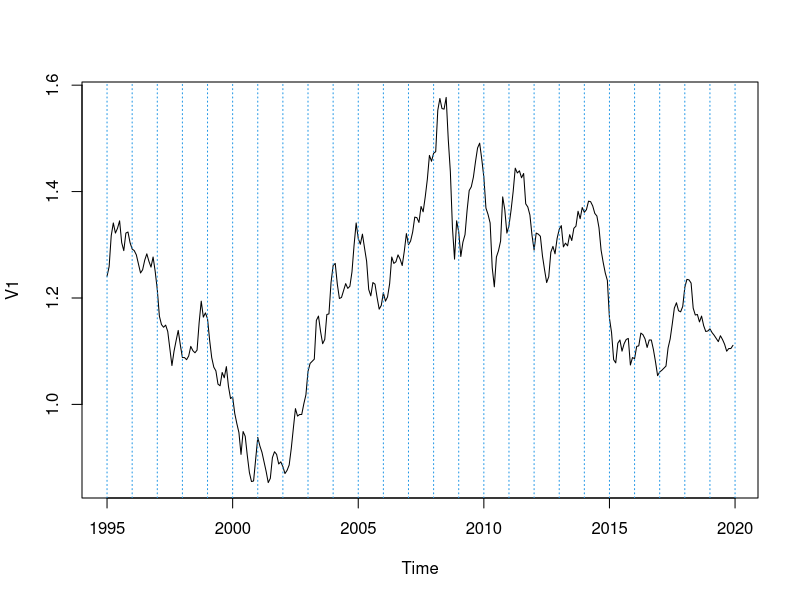
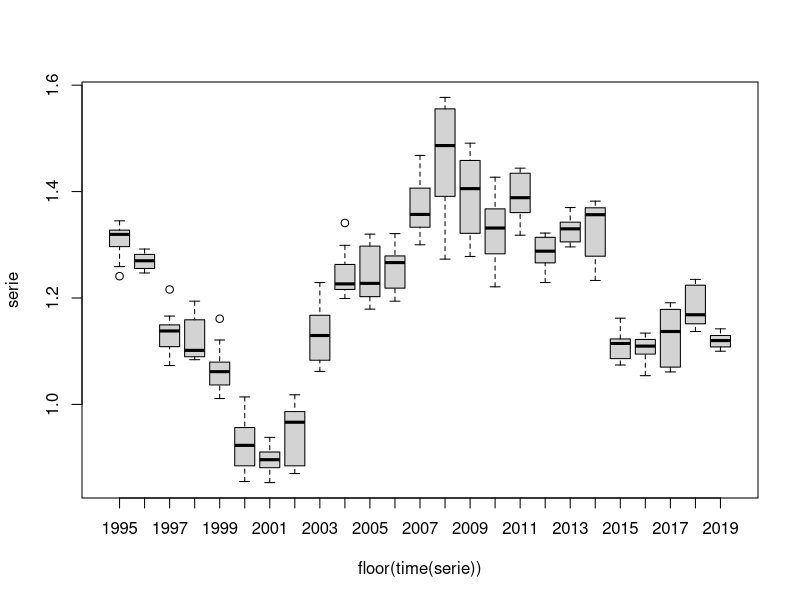
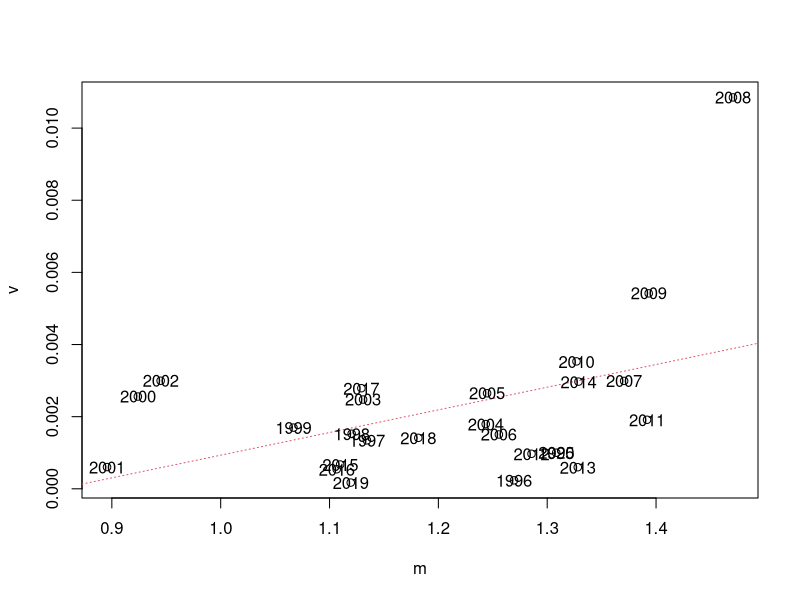
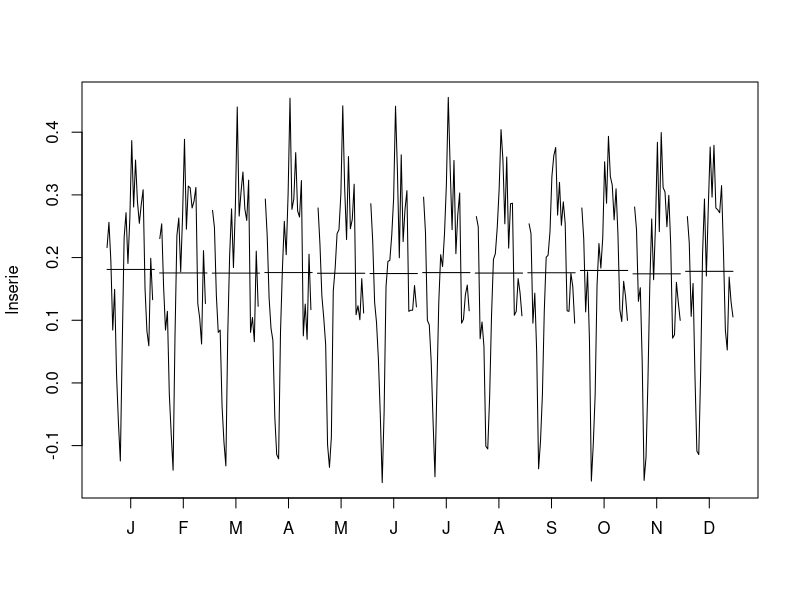
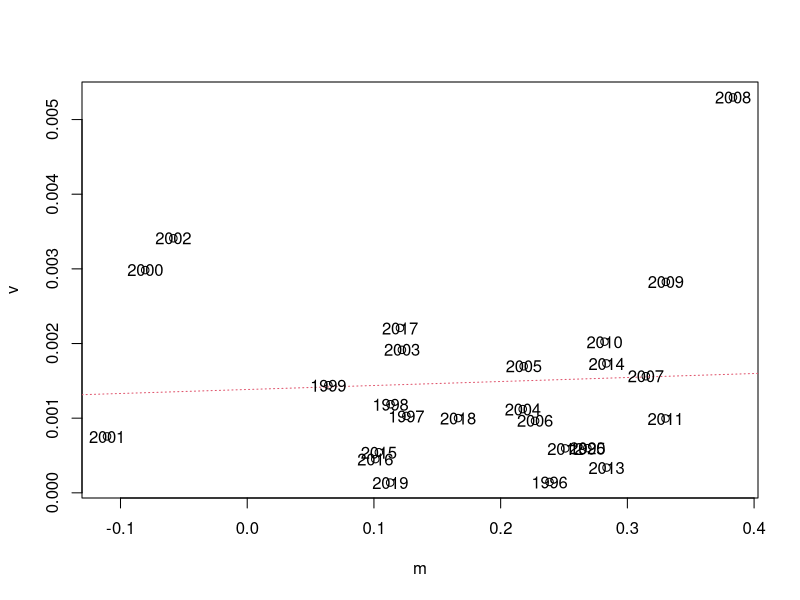
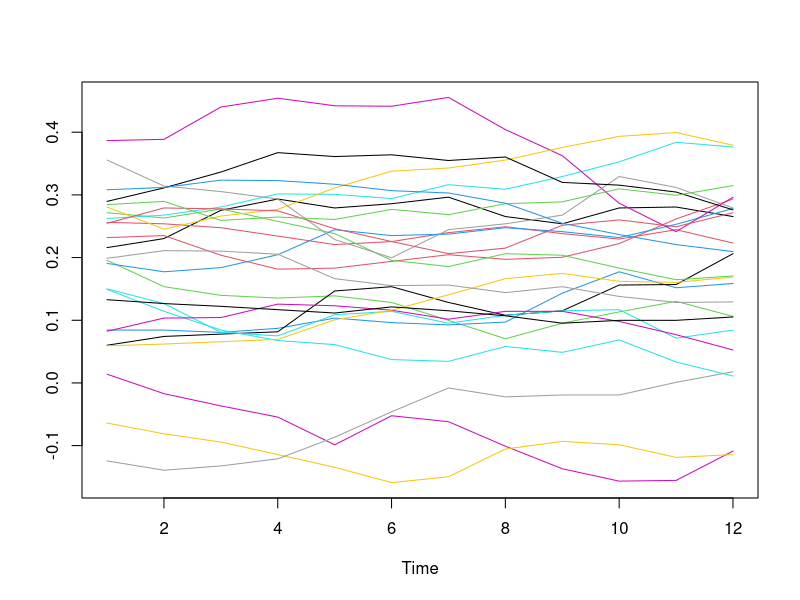
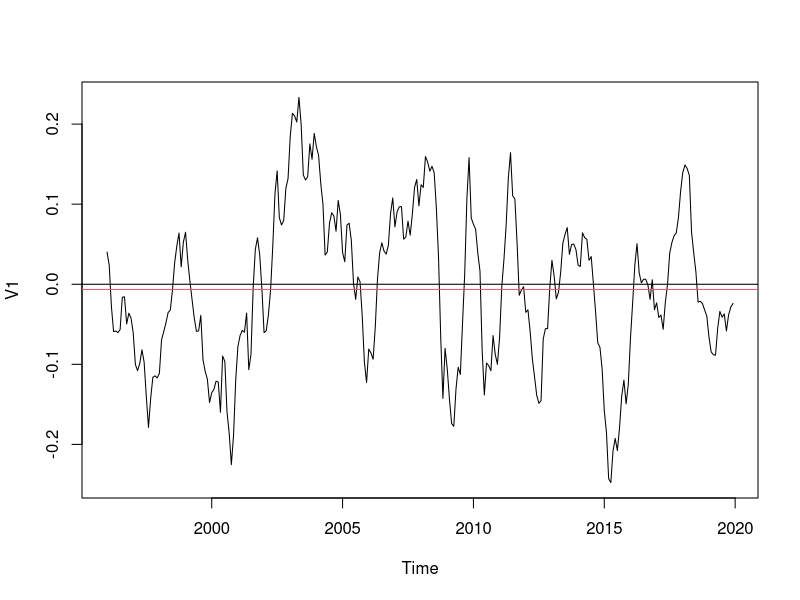
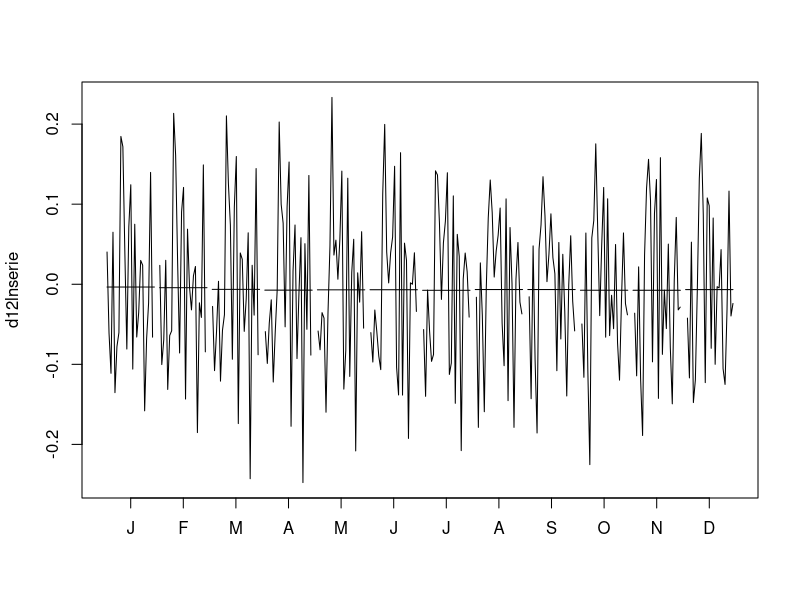

Write R code to recreate these figures, in order.
## ---- chunk 1
knitr::opts_chunk$set(echo = TRUE)
## ---- chunk 2
serie=ts((read.table("eurodol.dat")),start=1995,freq=12)
## ---- chunk 3
plot(serie)
abline(v=1995:2020,col=4,lty=3)
## ---- chunk 4
boxplot(serie~floor(time(serie)))
## ---- chunk 5
m<-apply(matrix(serie,nrow=12),2,mean)
v<-apply(matrix(serie,nrow=12),2,var)
plot(v~m)
abline(lm(v~m),col=2,lty=3)
text(m, v, 1995:2020)
## ---- chunk 6
lnserie=log(serie)
monthplot(lnserie)
## ---- chunk 7
m<-apply(matrix(lnserie,nrow=12),2,mean)
v<-apply(matrix(lnserie,nrow=12),2,var)
plot(v~m)
abline(lm(v~m),col=2,lty=3)
text(m, v, 1995:2020)
## ---- chunk 8
ts.plot(matrix(lnserie,nrow=12),col=1:8)
## ---- chunk 9
d12lnserie=diff(lnserie, lag=12)
plot(d12lnserie)
abline(h=0)
abline(h=mean(d12lnserie),col=2)
## ---- chunk 10
monthplot(d12lnserie)
## ---- chunk 11
ts.plot(matrix(d12lnserie,nrow=12),col=1:8)
## ---- chunk 12
mean(d12lnserie)
## ---- chunk 13
d1d12lnserie=diff(d12lnserie)
plot(d1d12lnserie)
abline(h=0)
abline(h=mean(d1d12lnserie),col=2)
## ---- chunk 14
var(lnserie)
## ---- chunk 15
var(d12lnserie)
## ---- chunk 16
var(d1d12lnserie)
## ---- chunk 17
d1d1d12lnserie=diff(d1d12lnserie)
plot(d1d1d12lnserie)
abline(h=0)
abline(h=mean(d1d1d12lnserie),col=2)
## ---- chunk 18
var(d1d1d12lnserie)
## ---- chunk 19
par(mar = c(5, 4, 4, 2))
acf(d1d12lnserie,ylim=c(-1,1),lag.max=60,col=c(2,rep(1,11)), main ="ACF(serie)")
## ---- chunk 20
par(mfrow=c(1,2))
acf(d1d12lnserie,ylim=c(-1,1),lag.max=60,col=c(2,rep(1,11)), main ="ACF(serie)",lwd=2)
pacf(d1d12lnserie,ylim=c(-1,1),lag.max=60,col=c(rep(1,11),2), main ="PACF(serie)",lwd=2)
par(mfrow=c(1,2))
